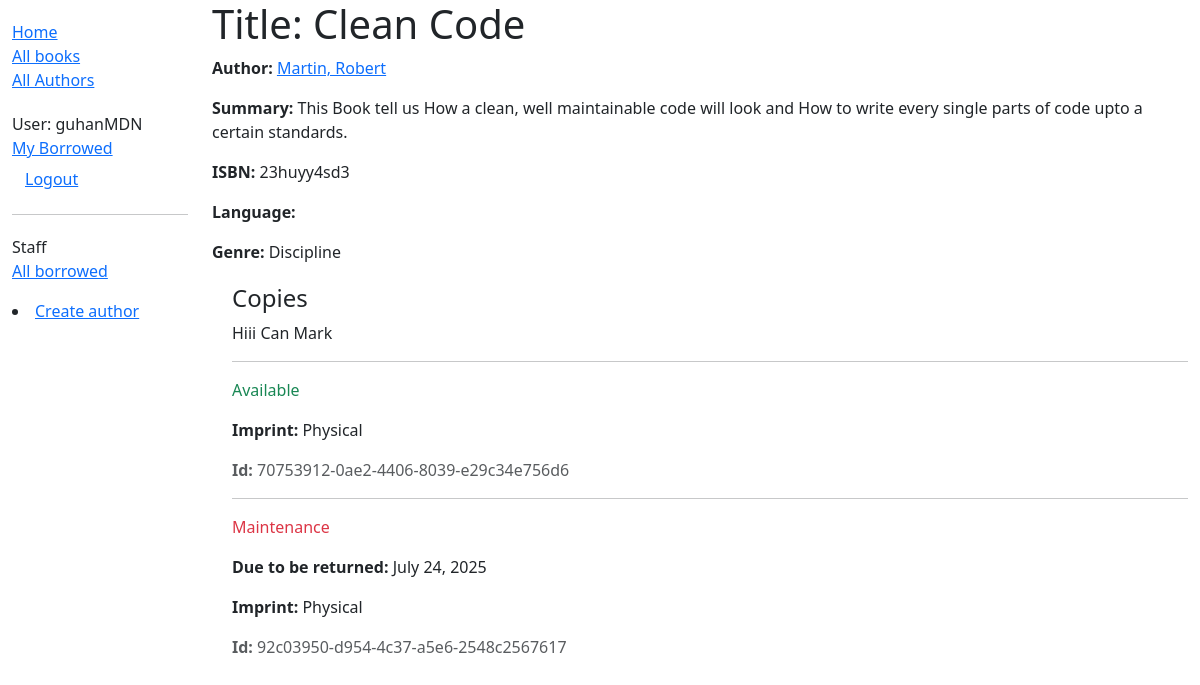
Page /catalog/book/1 (signed in) on the earlier database version.
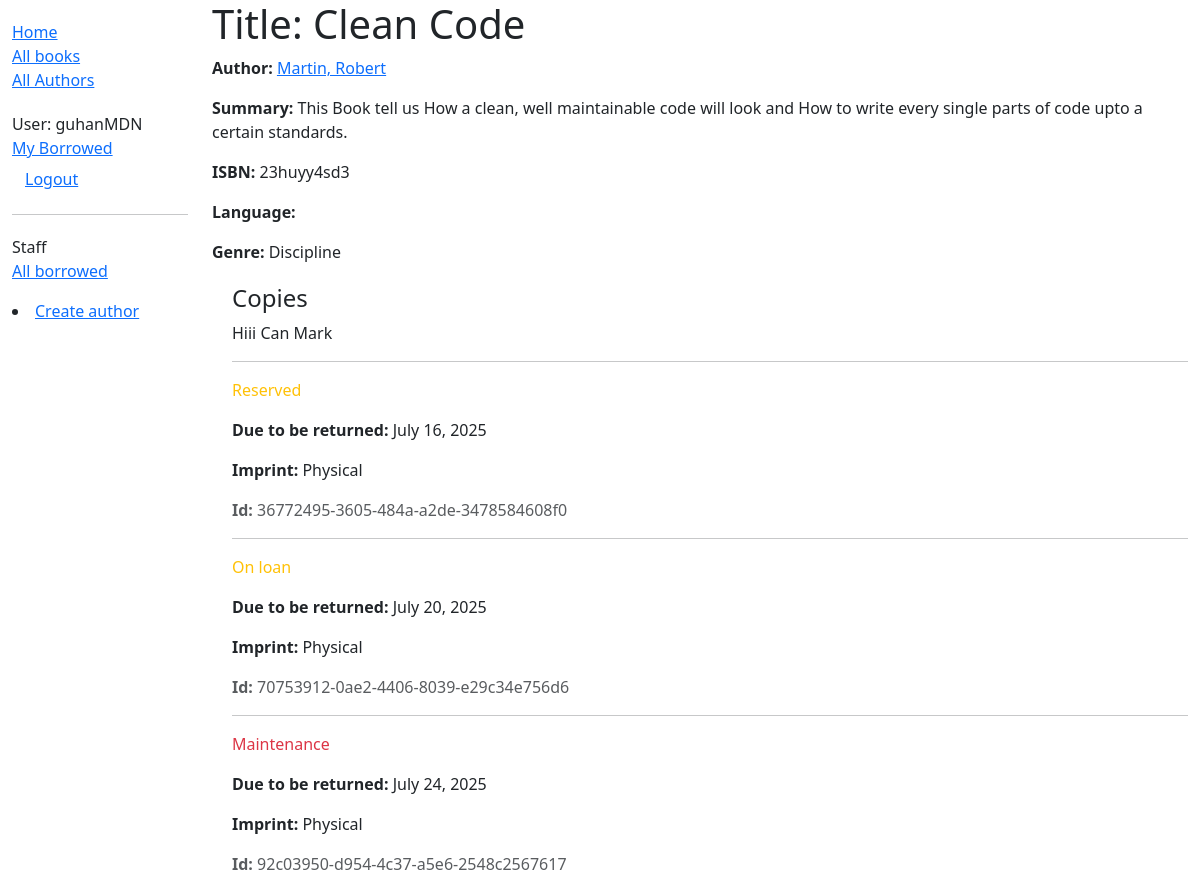
Same page on the later database version.
### catalog/models.py (models this page shows, shortened)
class BookInstance(models.Model):
    id = models.UUIDField(primary_key=True, default=uuid.uuid4,
                          help_text="Unique ID for this particular book across whole library")
    book = models.ForeignKey('Book', on_delete=models.RESTRICT, null=True)
    imprint = models.CharField(max_length=200)
    due_back = models.DateField(null=True, blank=True)
    borrower = models.ForeignKey(User, on_delete=models.SET_NULL, null=True, blank=True)
    LOAN_STATUS = (
        ('m', 'Maintenance'),
        ('o', 'On loan'),
        ('a', 'Available'),
        ('r', 'Reserved'),
    )
    status = models.CharField(
        max_length=1,
        choices=LOAN_STATUS,
        blank=True,
        default='m',
        help_text='Book availability',
    )
    class Meta:
        ordering = ['due_back']
        permissions = (("can_mark_returned", "Set book as returned"),)

### catalog/views.py (the view)
# urls.py: path('book/<int:pk>', views.BookDetailView.as_view(), name='book-detail'),
class BookDetailView(LoginRequiredMixin, generic.DetailView):
    model = Book

### catalog/models.py (called while the page is built)
    def __str__(self):
        return self.name

    def get_absolute_url(self):
        return reverse('author-detail', args=[str(self.id)])

    def __str__(self):
        return f'{self.last_name}, {self.first_name}'

### catalog/templates/catalog/book_detail.html (shortened to what this page needs)
<!DOCTYPE html>
<html lang="en">
<head>
    {% extends "base_generic.html" %}
{% block content %}
  <h1>Title: {{ book.title }}</h1>
  <p><strong>Author:</strong> <a href="{{ book.author.get_absolute_url }}">{{ book.author }}</a></p>
  <p><strong>Summary:</strong> {{ book.summary }}</p>
  <p><strong>ISBN:</strong> {{ book.isbn }}</p>
  <p><strong>Language:</strong> {{ book.language }}</p>
  <p><strong>Genre:</strong> {{ book.genre.all|join:", " }}</p>
  <div style="margin-left:20px;margin-top:20px">
    <h4>Copies</h4>
    {% if perms.catalog.can_mark_returned %}
    <p>Hiii Can Mark</p>
{% endif %}
    {% for copy in book.bookinstance_set.all %}
      <hr />
      <p
        class="{% if copy.status == 'a' %}text-success{% elif copy.status == 'm' %}text-danger{% else %}text-warning{% endif %}">
        {{ copy.get_status_display }}
      </p>
      {% if copy.status != 'a' %}
        <p><strong>Due to be returned:</strong> {{ copy.due_back }}</p>
      {% endif %}
      <p><strong>Imprint:</strong> {{ copy.imprint }}</p>
      <p class="text-muted"><strong>Id:</strong> {{ copy.id }}</p>
    {% endfor %}
  </div>
{% endblock %}

Differences in the rows shown:
added BookInstance: status "Reserved", due_back "July 16, 2025", imprint "Physical", id "36772495-3605-484a-a2de-3478584608f0"
changed BookInstance "70753912-0ae2-4406-8039-e29c34e756d6": status "Available" → "On loan"; due_back (not shown) → "July 20, 2025"
